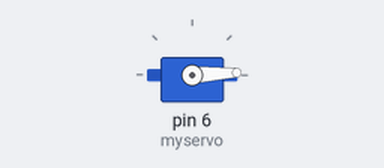
This sketch was run on a simulated Arduino Uno, built with avr-gcc and run on an emulated ATmega328P. Shown: servo.

Above: at 0.05 s.
At 0.85 s:
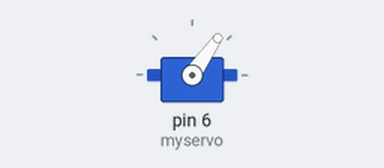
At 1.7 s:
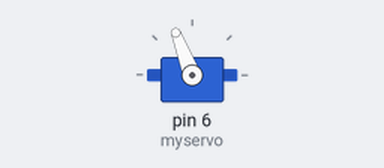
At 3.4 s:
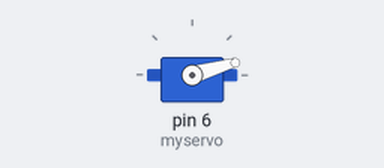
Timing chart, 0 to 8.4 s (numbered marks = the images above):
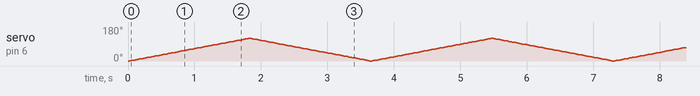

The sketch:

SERVO_MOTOR_1.ino
```cpp
#include <Servo.h>

Servo myservo;  //서보 모터 제어를 위한 객체 생성

int pos = 0;    //변수 선언

void setup() {
  myservo.attach(6);  //서보 모터 제어를 위한 핀 설정
}

void loop() {
  for (pos = 0; pos <= 120; pos += 1) { //0~120 까지 1씩 증가시켜 루프를 돌림
    // in steps of 1 degree
    myservo.write(pos);
    delay(15);
  }
  for (pos = 120; pos >= 0; pos -= 1) { //120~0까지 1씩 감소시켜 루프를 돌림
    myservo.write(pos);
    delay(15);
  }
}
```
